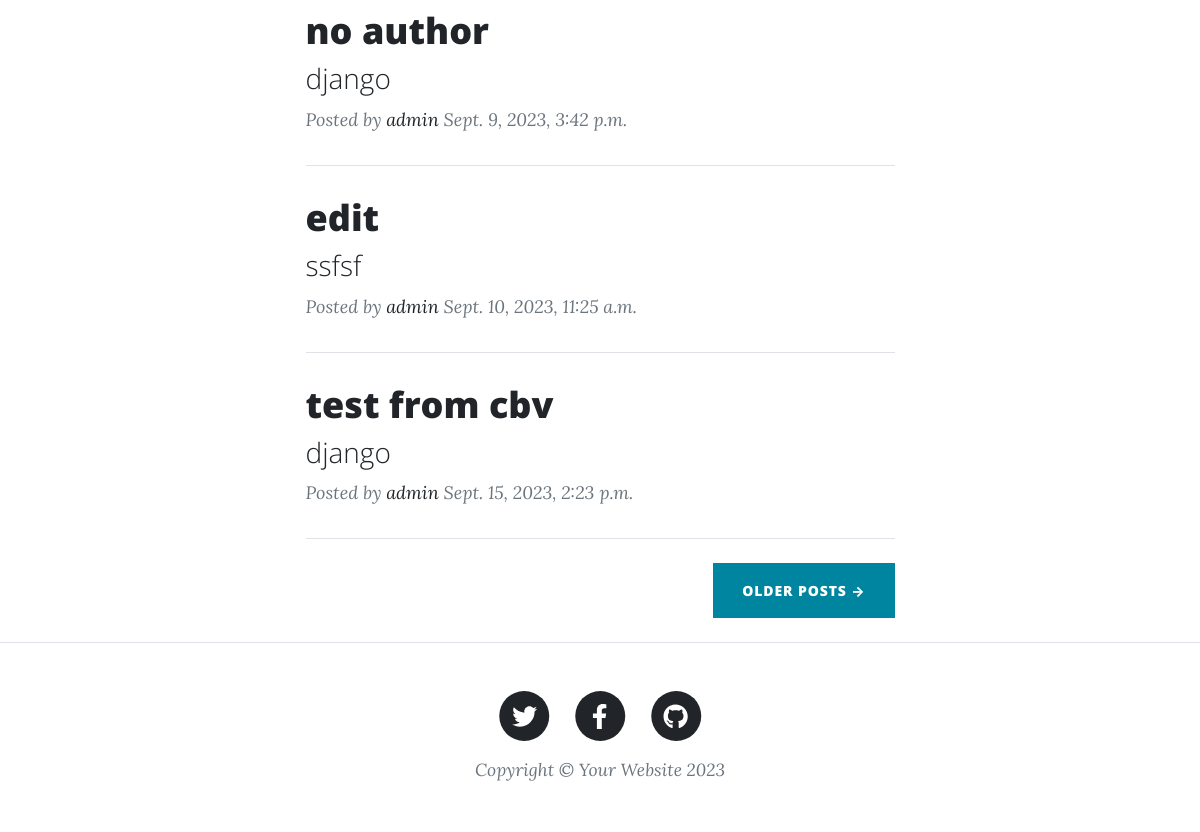
The page /blog/ (lower part) on the database as committed earlier.
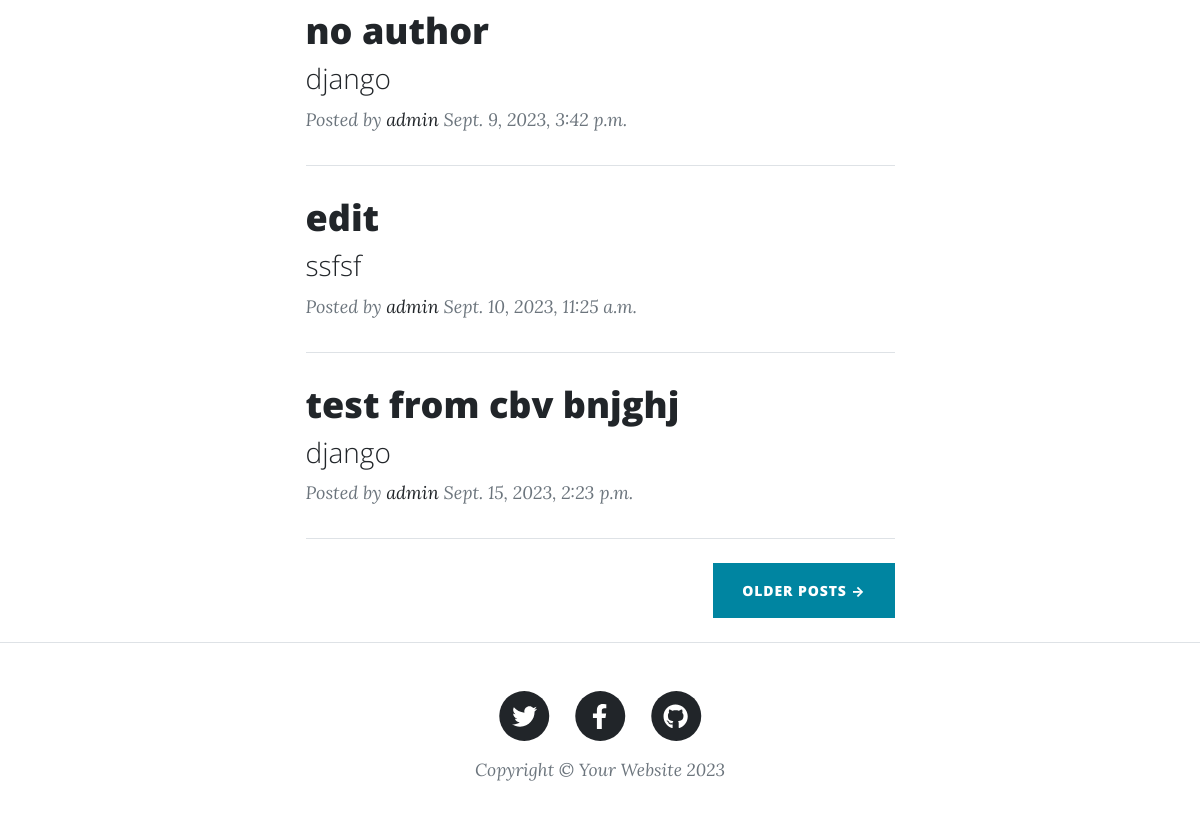
The same page on the database as committed later.
### posts/models.py (models this page shows)
class Post(models.Model):
    author = models.ForeignKey(User,related_name='post_author' , on_delete=models.SET_NULL,null=True)
    title = models.CharField(max_length=150)
    content = models.TextField(max_length=30000)
    image = models.ImageField(upload_to='posts')
    publish_date = models.DateTimeField(default=timezone.now)
    tags = TaggableManager()

### posts/views2.py (the view)
# urls.py: path('blog/', PostList.as_view()),
class PostList(generic.ListView):
    model = Post

### posts/templates/posts/post_list.html (shortened to what this page needs)
{% load static %}
<!DOCTYPE html>
<html lang="en">
    <head>
        <link href="css/styles.css" rel="stylesheet" />
        <link href="{% static 'css/styles.css' %}" rel="stylesheet" />
    </head>
    <body>
        <div class="container px-4 px-lg-5">
            <div class="row gx-4 gx-lg-5 justify-content-center">
                <div class="col-md-10 col-lg-8 col-xl-7">
                    {% for post in post_list %}
                        <div class="post-preview">
                            <a href="/blog/{{post.id}}">
                                <h2 class="post-title">{{post.title}}</h2>
                                <h3 class="post-subtitle">{{post.content}}</h3>
                            </a>
                            <p class="post-meta">
                                Posted by
                                <a href="#!">{{post.author}}</a>
                                {{post.publish_date}}
                            </p>
                        </div>
                        <hr class="my-4" />
                    {% endfor %}
                    <div class="d-flex justify-content-end mb-4"><a class="btn btn-primary text-uppercase" href="#!">Older Posts →</a></div>
                </div>
            </div>
        </div>
        <footer class="border-top">
            <div class="container px-4 px-lg-5">
                <div class="row gx-4 gx-lg-5 justify-content-center">
                    <div class="col-md-10 col-lg-8 col-xl-7">
                        <ul class="list-inline text-center">
                            <li class="list-inline-item">
                                <a href="#!">
                                    <span class="fa-stack fa-lg">
                                        <i class="fas fa-circle fa-stack-2x"></i>
                                        <i class="fab fa-twitter fa-stack-1x fa-inverse"></i>
                                    </span>
                                </a>
                            </li>
                            <li class="list-inline-item">
                                <a href="#!">
                                    <span class="fa-stack fa-lg">
                                        <i class="fas fa-circle fa-stack-2x"></i>
                                        <i class="fab fa-facebook-f fa-stack-1x fa-inverse"></i>
                                    </span>
                                </a>
                            </li>
                            <li class="list-inline-item">
                                <a href="#!">
                                    <span class="fa-stack fa-lg">
                                        <i class="fas fa-circle fa-stack-2x"></i>
                                        <i class="fab fa-github fa-stack-1x fa-inverse"></i>
                                    </span>
                                </a>
                            </li>
                        </ul>
                        <div class="small text-center text-muted fst-italic">Copyright &copy; Your Website 2023</div>
                    </div>
                </div>
            </div>
        </footer>
    </body>
</html>

Rows that differ between the two databases and show on the page:
changed Post: title "test from cbv" → "test from cbv bnjghj"
